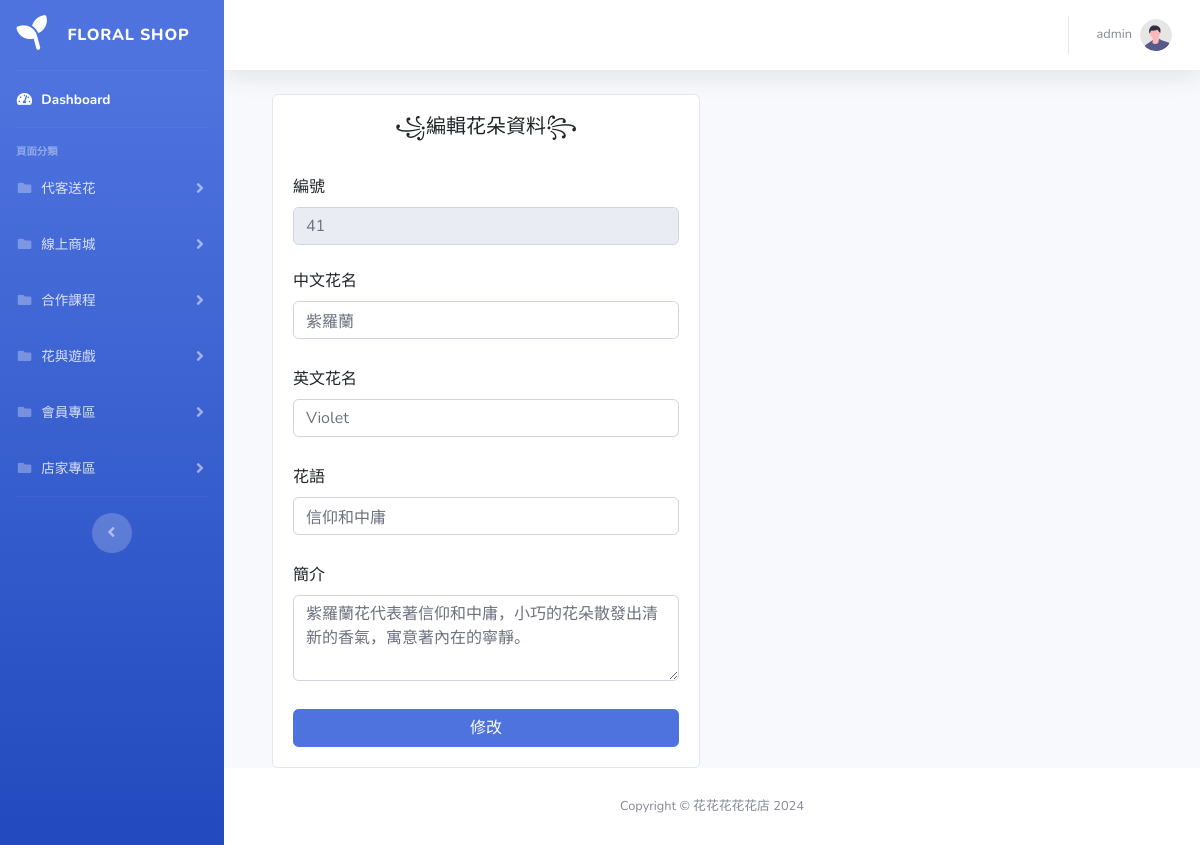
Page /pages/intro/intro_edit.php?flower_id=41 on the committed database.
### tables this page shows
CREATE TABLE `intro_flower` (
  `flower_id` int(5) NOT NULL,
  `flower_name` varchar(50) NOT NULL,
  `flower_engname` varchar(50) NOT NULL,
  `flower_lang` varchar(50) NOT NULL,
  `flower_intro` varchar(255) NOT NULL
);

### pages/intro/intro_edit.php (the view, shortened to what this page needs)
<?php require '../parts/db_connect.php';
$flower_id = isset($_GET['flower_id']) ? intval($_GET['flower_id']) : 0;
$sql = "SELECT * FROM intro_flower WHERE flower_id = $flower_id ";
$row = $pdo->query($sql)->fetch();
?>
<?php include '../parts/html-head.php' ?>
<body id="page-top">
    <div id="wrapper">
        <?php include '../parts/navbar.php' ?>
        <div id="content-wrapper" class="d-flex flex-column">
            <div id="content">
                <?php include '../parts/navtop.php' ?>
                <div class="container-fluid">
                    <div class="container">
                        <div class="row">
                            <div class="col-6">
                                <div class="card">
                                    <div class="card-body">
                                        <h5 class="card-title  text-center">꧁編輯花朵資料꧂</h5><br>
                                        <form name="form1" method="post" onsubmit="sendForm(event)" class="d-grid gap-2">
                                            <div class="mb-3">
                                                <label class="form-label">編號</label>
                                                <input type="text" class="form-control" id="flower_id" name="flower_id" disabled value="<?= $row['flower_id'] ?>">
                                            </div>
                                            <div class="mb-3">
                                                <label for="flower_name" class="form-label">中文花名</label>
                                                <input type="text" class="form-control" id="flower_name" name="flower_name" value="<?= htmlentities($row['flower_name']) ?>">
                                            </div>
                                            <div class="mb-3">
                                                <label for="flower_engname" class="form-label">英文花名</label>
                                                <input type="text" class="form-control" id="flower_engname" name="flower_engname" value="<?= $row['flower_engname'] ?>">
                                            </div>
                                            <div class="mb-3">
                                                <label for="flower_lang" class="form-label">花語</label>
                                                <input type="text" class="form-control" id="flower_lang" name="flower_lang" value="<?= $row['flower_lang'] ?>">
                                            </div>
                                            <div class="mb-3">
                                                <label for="flower_intro" class="form-label">簡介</label>
                                                <textarea class="form-control" name="flower_intro" id="flower_intro" cols="30" rows="3"><?= $row['flower_intro'] ?></textarea>
                                            </div>
                                            <button type="submit" class="btn btn-primary">修改</button>
                                        </form>
                                    </div>
                                </div>
                            </div>
                        </div>
                    </div>
                </div>
            </div>
            <?php include '../parts/footer.php' ?>
        </div>
    </div>
    <?php include '../parts/html-foot.php' ?>

### rows in the picture
intro_flower: flower_id "41", flower_name "紫羅蘭", flower_engname "Violet", flower_lang "信仰和中庸", flower_intro "紫羅蘭花代表著信仰和中庸，小巧的花朵散發出清新的香氣，寓意著內在的寧靜。"
